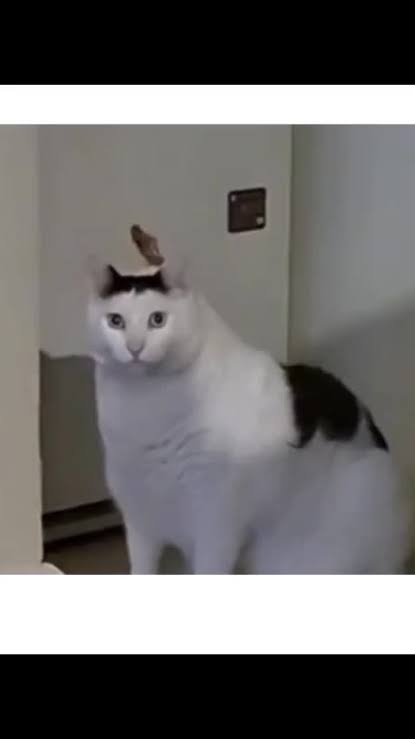
#> input picture source-photo.jpg, 415 x 739 px
$ python make_ascii_svg.py ../source-photo.jpg out.png
#> lines starting #> are read from the running program, lines starting #| are printed output that depends on the picture
#!/usr/bin/env python3
"""Downsample a prepped grayscale photo to a character grid and emit a
self-typing monochrome ASCII SVG. Each row wipes in left-to-right with a
small block cursor riding the edge, staggered top to bottom; the whole
portrait prints once and freezes -- GitHub renders the SMIL animation
from a plain <img> tag.
"""
import sys
from xml.sax.saxutils import escape

from PIL import Image

RAMP = " .`:-=+*cs#%@"  # bright (sparse) -> dark (dense); leading space clears bg

COLS = 100
ROWS = 53
CHAR_W = 6
LINE_H = 11
PAD = 28
FONT_SIZE = 10
FILL = "#c9d1d9"
BG = "#0d1117"
ROW_DUR = 0.5
STAGGER = 0.045


def image_to_rows(path: str) -> list[str]:
#> called with path = '../source-photo.jpg'
    img = Image.open(path).convert("L").resize((COLS, ROWS), Image.LANCZOS)
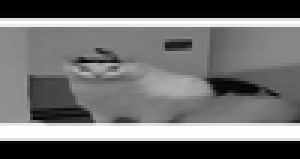
#> img: PIL image 100x53 L (shown 3 times larger); min 0, max 255, mean 109.8
    px = img.load()
    n = len(RAMP) - 1
    rows = []
    for y in range(ROWS):
        chars = []
        for x in range(COLS):
            brightness = px[x, y]
            idx = round((255 - brightness) / 255 * n)
            chars.append(RAMP[idx])
        rows.append("".join(chars))
#> after the loop, rows = 53 items
    return rows


def build_svg(rows: list[str]) -> str:
    width = COLS * CHAR_W + PAD * 2
    height = ROWS * LINE_H + PAD * 2
    row_width = COLS * CHAR_W

    parts = [
        f'<svg viewBox="0 0 {width} {height}" xmlns="http://www.w3.org/2000/svg" '
        f'font-family="Consolas, \'SF Mono\', Menlo, monospace" font-size="{FONT_SIZE}">',
        f'<rect x="0" y="0" width="{width}" height="{height}" rx="14" fill="{BG}"/>',
        "<defs>",
    ]

    for i in range(ROWS):
        parts.append(
            f'<clipPath id="row{i}"><rect x="0" y="0" width="0" height="{LINE_H}">'
            f'<animate attributeName="width" from="0" to="{row_width}" '
            f'dur="{ROW_DUR}s" begin="{i * STAGGER:.3f}s" fill="freeze" '
            f'calcMode="spline" keySplines="0.25 0.1 0.25 1"/>'
            f"</rect></clipPath>"
        )
    parts.append("</defs>")

    for i, row in enumerate(rows):
        y = PAD + i * LINE_H
        safe = escape(row)
        parts.append(
            f'<g clip-path="url(#row{i})" transform="translate({PAD},{y})">'
            f'<text x="0" y="{LINE_H - 2}" fill="{FILL}" textLength="{row_width}" '
            f'lengthAdjust="spacingAndGlyphs" xml:space="preserve">{safe}</text>'
            f"</g>"
        )
        parts.append(
            f'<rect x="{PAD}" y="{y}" width="{CHAR_W}" height="{LINE_H}" fill="{FILL}" opacity="0">'
            f'<animate attributeName="x" from="{PAD}" to="{PAD + row_width - CHAR_W}" '
            f'dur="{ROW_DUR}s" begin="{i * STAGGER:.3f}s" fill="freeze"/>'
            f'<animate attributeName="opacity" values="0;1;1;0" keyTimes="0;0.05;0.85;1" '
            f'dur="{ROW_DUR}s" begin="{i * STAGGER:.3f}s" fill="freeze"/>'
            f"</rect>"
        )

    parts.append("</svg>")
    return "".join(parts)


if __name__ == "__main__":
    src = sys.argv[1] if len(sys.argv) > 1 else "source-prepped.png"
    out = sys.argv[2] if len(sys.argv) > 2 else "ascii-portrait.svg"
    grid_rows = image_to_rows(src)
#> grid_rows = 53 items
    svg = build_svg(grid_rows)
#> the loop in build_svg, `for i, row in enumerate(rows):` made 53 passes
#> y on passes 1 to 12: 28, 39, 50, 61, 72, 83, 94, 105, 116, 127, 138, 149
#> after the loop in build_svg, `for i, row in enumerate(rows):`: parts = 163 items
    with open(out, "w", encoding="utf-8") as f:
        f.write(svg)
    print(f"Wrote {out} ({COLS}x{ROWS} chars)")
